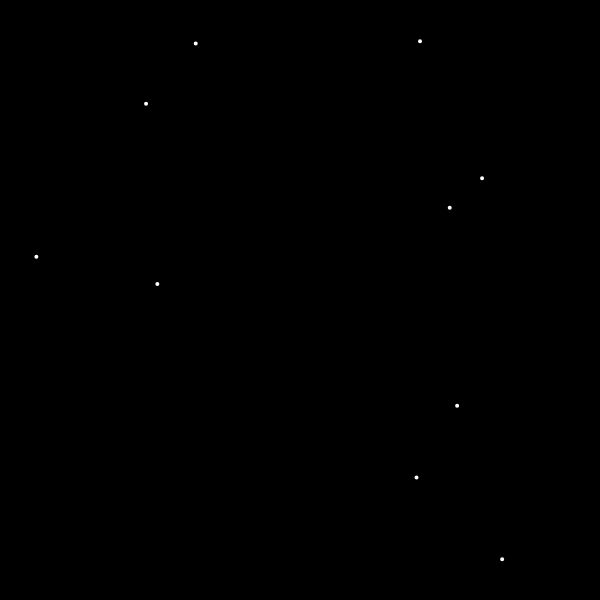
Frame 1 (no input)
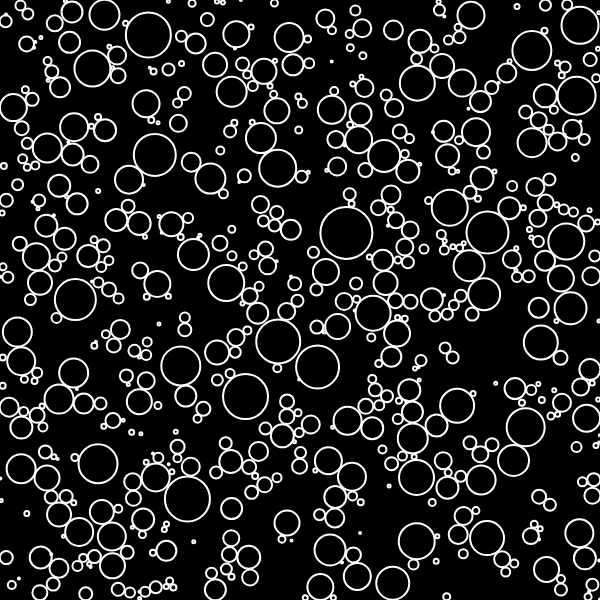
Frame 60 (no input)
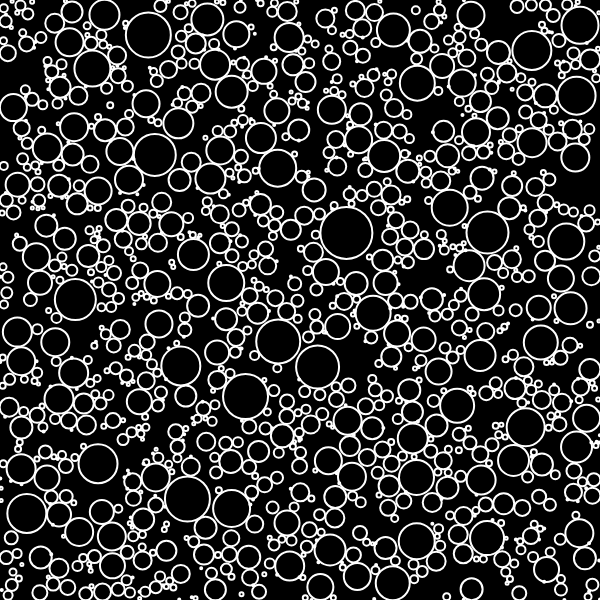
Frame 120 (the mouse pressed at the canvas centre since frame 60)

The p5.js sketch that drew these frames (run headless with seeded random() and noise() and a simulated clock; from frame 60 on, the mouse is pressed at the canvas centre):

// p5.js sketch
// ── sketch.js
let circles = [];

function setup() {
  createCanvas(600, 600);
}

function draw() {
  // frameRate(8);
  background(0);
  checkCircle();

  let total = 10;
  let count = 0;
  let attempts = 0;

  while (count < total) {
    let newCircle = checkCircle();
    if (newCircle != null) {
      circles.push(newCircle);
      count++;
    }
    attempts++;
    if (attempts > 500) {
      noLoop();
      console.log("FINISHED");
      break;
    }
  }

  for (let i = 0; i < circles.length; i++) {
    if (circles[i].growing) {
      if (circles[i].edges()) {
        circles[i].growing = false;
      } else {
        for (let j = 0; j < circles.length; j++) {
          if (circles[i] != circles[j]) {
            let d = dist(circles[i].x, circles[i].y, circles[j].x, circles[j].y);
            if (d - 1 < circles[i].r + circles[j].r) {
              circles[i].growing = false;
              break;
            }
          }
        }
      }
    }
    circles[i].show();
    circles[i].grow();
  }
}

function checkCircle() {
  let x = random(width);
  let y = random(height);
  let r = 1;
  let valid = true;

  for (let i = 0; i < circles.length; i++) {
    let d = dist(x, y, circles[i].x, circles[i].y);
    if (d < circles[i].r) {
      valid = false;
      break;
    }
  }

  if (valid) {
    return new Circle(x, y, r);
  } else {
    return null;
  }
}

// ── circle.js
function Circle(x, y, r) {
  this.x = x;
  this.y = y;
  this.r = r;
  this.growing = true;

  this.show = function() {
    stroke(255);
    strokeWeight(2);
    noFill();
    ellipse(this.x, this.y, this.r * 2, this.r * 2);
  }

  this.grow = function() {
    if (this.growing) {
      this.r += 0.5;;
    }
  }

  this.edges = function() {
    return (this.x + this.r > width || this.x - this.r < 0 || this.y + this.r > height || this.y - this.r < 0)
  }
}
